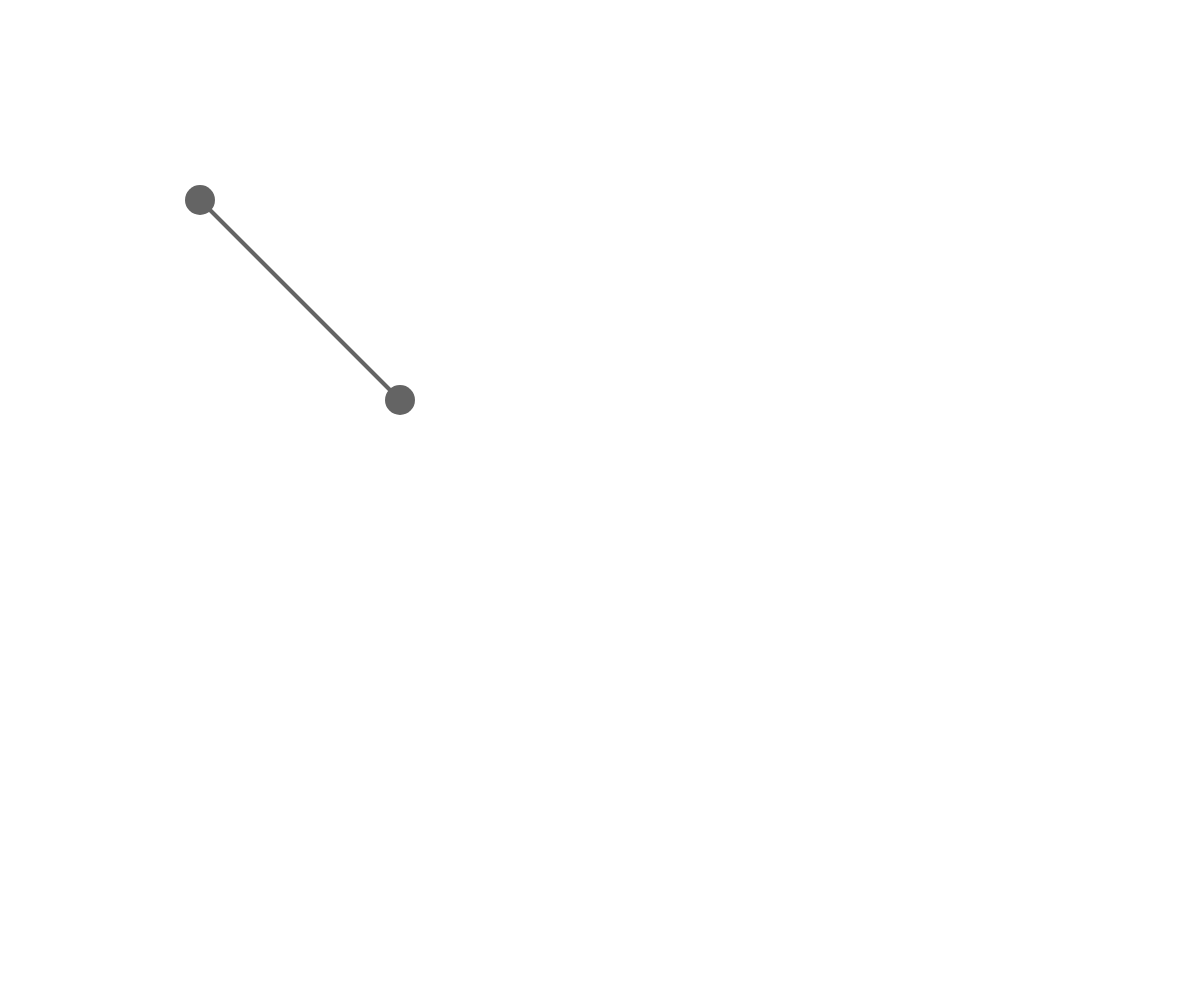
Frame 1 (no input)
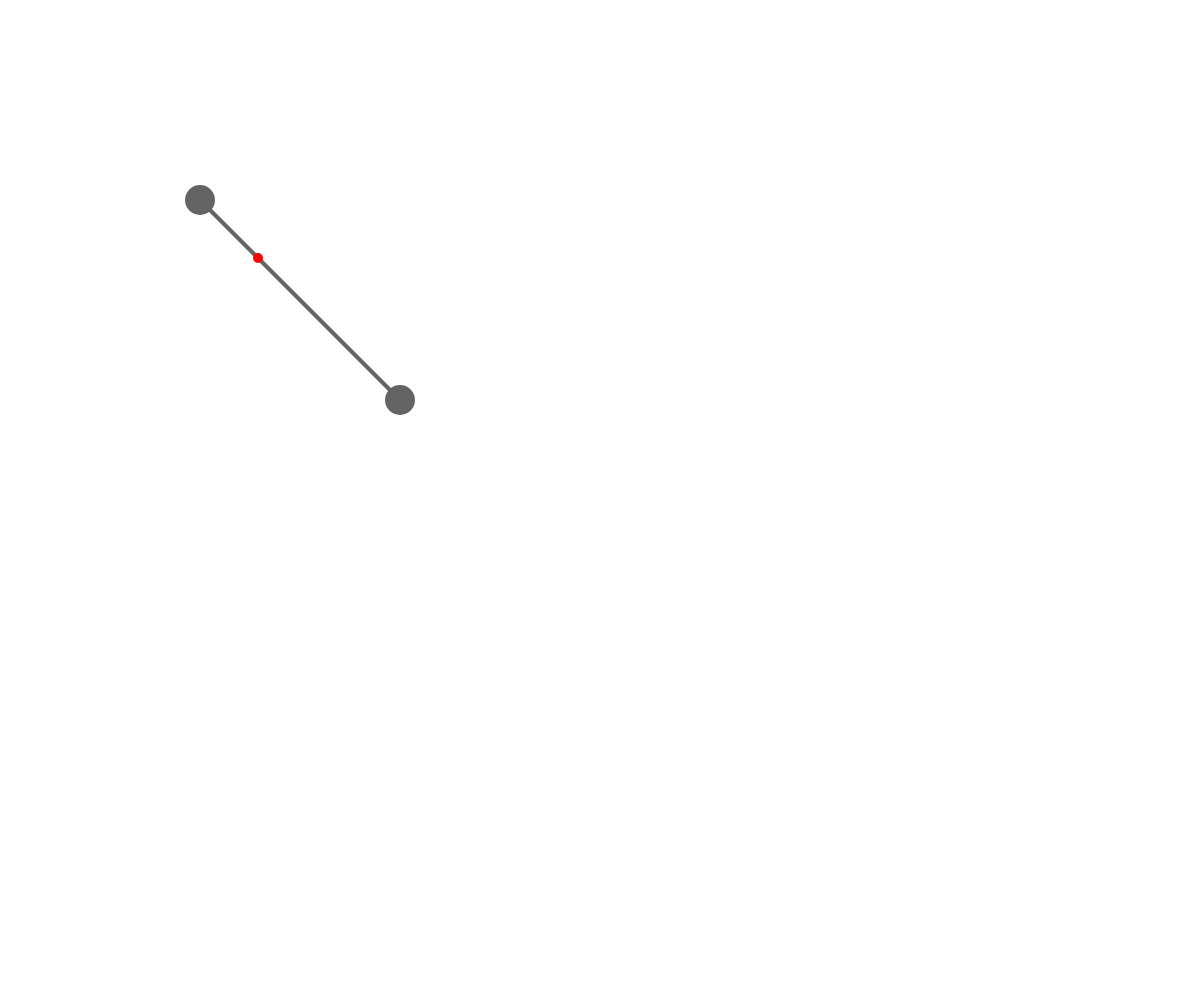
Frame 60 (no input)
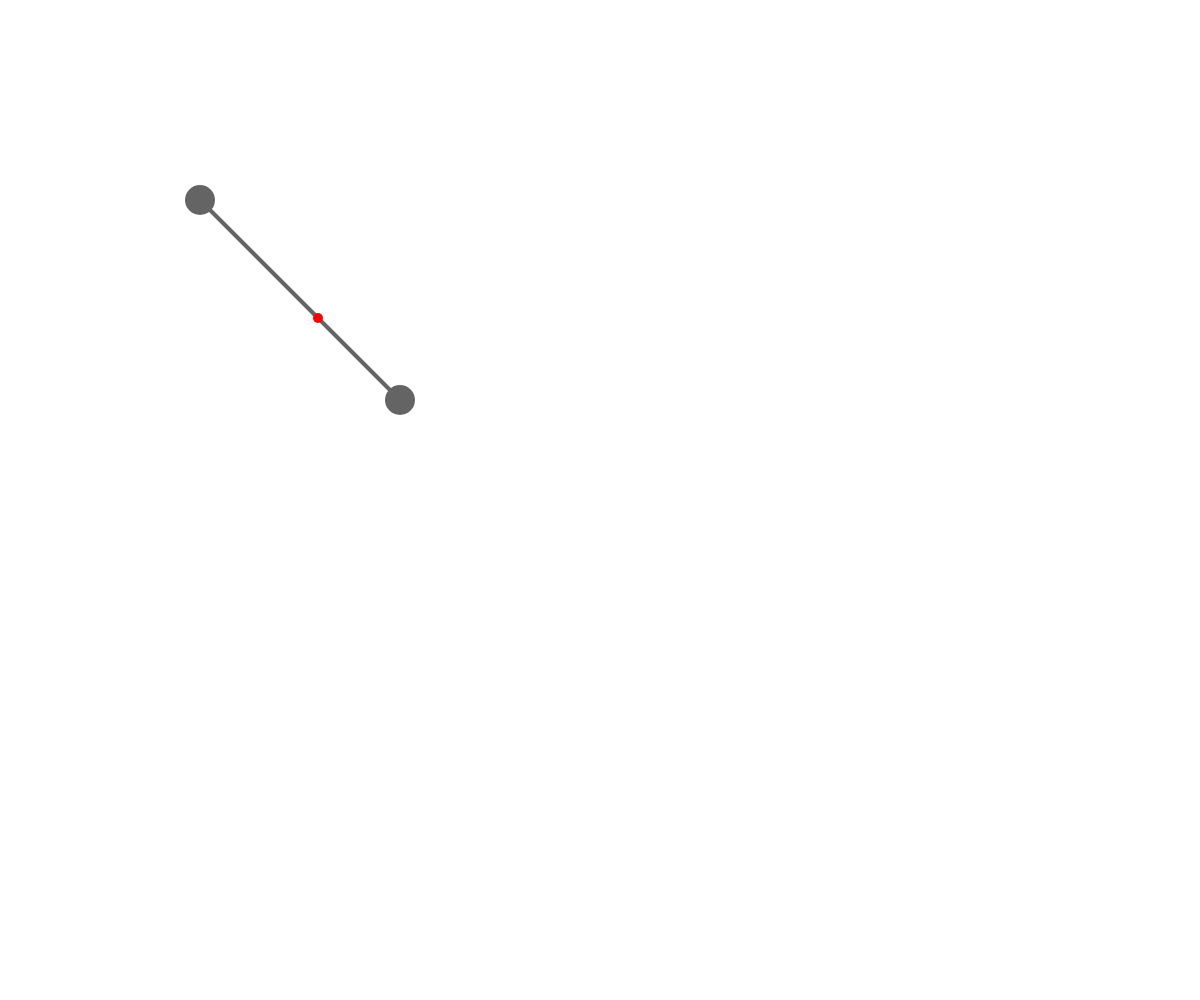
Frame 120 (the mouse pressed at the canvas centre since frame 60)

The p5.js sketch that drew these frames (run headless with seeded random() and noise() and a simulated clock; from frame 60 on, the mouse is pressed at the canvas centre):

// p5.js sketch
// ── sketch.js
var x1,x2,y1,y2;
var x, y;
 
function setup(){
  createCanvas(windowWidth,windowHeight);
  background(255);
}

function draw(){
  
  장소(200,200,400,400);
} 


function 장소(x1,y1,x2,y2){
  background(255);
  stroke(100);
  strokeWeight(4);
  line(x1,y1,x2,y2);


  strokeWeight(30);
  point(x1,y1);
  point(x2,y2);


  noStroke();
  fill(255,0,0);
  ellipse(x,y,10,10);
 
  if(x<x2){ 
    x=x+1;
    }
  else{
    x=x1;

  }

  if(y<y2){ 
    y=y+1;
    }
  else{
    y=y1;

  }

}
